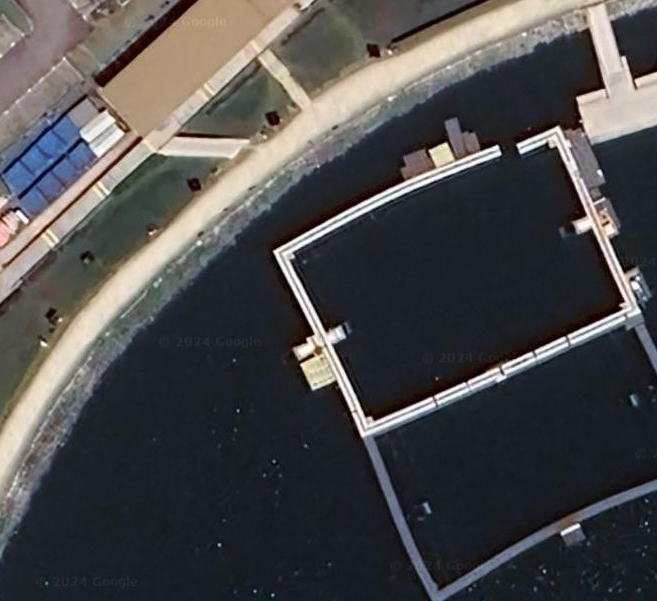
#> input picture plots/aerialbot-2024-02-11T17.00.57-downward-1.319335,103.737142-2000x2000m-z20.jpg, 657 x 601 px, found by its file name
$ jupyter execute --allow-errors alignmentError.ipynb
#> lines starting #> are read from the running program, lines starting #| are printed output that depends on the picture
### algorithms/plot_map.py
import matplotlib.pyplot as plt
import matplotlib.patheffects as pe
import numpy as np
import os
import PIL.Image as Image
import math

import algorithms.flight_attributes as FlightAttributes
from algorithms.alignment_error import correlation_coefficient

# [15 lines left out: function fancy_coord, not called in this run]

class PlotMap:
    # [36 lines left out: functions __init__, get_ticks, not called in this run]

    def buffer(self,linewidth):
        return [pe.withStroke(linewidth=linewidth, foreground="white")]

    # [109 lines left out: functions get_compass_location, get_scale_bar_location, add_ticks, add_compass, add_scale_bar, add_wql_points and 1 more, not called in this run]


### algorithms/georeferencing.py
import cameratransform as ct
import numpy as np
import pandas as pd
import os
import rasterio
from osgeo import gdal
from PIL import Image
import glob
import contextlib
import pickle
from math import ceil
import cv2
import matplotlib.pyplot as plt
import algorithms.plot_map as plot_map
import algorithms.flight_attributes as FlightAttributes
import algorithms.select_GPS as SelectGPS
from algorithms.plot_map import PlotMap
from algorithms.alignment_error import correlation_coefficient

# [109 lines left out: functions directGeoreferencing_rasterio, directGeoreferencing_gdal, makeGif, not called in this run]

class BatchCorrect:
    # [205 lines left out: functions __init__, save_data, get_distance_interpolation, get_time_interpolation, shift_coord, time_delay and 5 more, not called in this run]

class GeoreferenceRaster:
    # [93 lines left out: functions __init__, get_UAV_res, resize_canvas, get_row_col_index, georeference_UAV, plot, not called in this run]

class MosaicSeadron:
    """ MosaicSeadron georeferencing method"""
    # [75 lines left out: functions __init__, get_cam, get_gcps, get_geotransform, not called in this run]

    def get_affine_transform(self):
        return rasterio.transform.from_gcps(self.get_gcps())

    # [64 lines left out: functions georeference, get_MosaicSeadron_geotransform_list, not called in this run]

### alignmentError.ipynb
[cell 1]
import importlib
import micasense.capture
import cv2
import os, glob
import json
import pickle #This library will maintain the format as well
from osgeo import gdal,osr
import matplotlib.pyplot as plt
import matplotlib.patches as patches
import matplotlib.patheffects as pe
import numpy as np
import pandas as pd
import PIL.Image as Image
import datetime
from math import ceil
from tqdm import tqdm
import re
from PIL import Image
import contextlib

import cameratransform as ct
import rasterio

import algorithms.flight_attributes
import algorithms.validate_algorithm
import algorithms.select_GPS as SelectGPS
import algorithms.georeferencing
import algorithms.alignment_error
import algorithms.plot_map
import algorithms.mutils as mutils

importlib.reload(algorithms.flight_attributes)
importlib.reload(algorithms.georeferencing)
importlib.reload(algorithms.alignment_error)
importlib.reload(algorithms.plot_map)

import algorithms.flight_attributes as FlightAttributes
import algorithms.georeferencing as georeferencing
import algorithms.alignment_error as alignment_error
import algorithms.plot_map as plot_map

# README

This python notebook assesses the accuracy of direct-georeferencing and orthomosaicked image by comparing it with a reference map (high-resolution satellite imagery obtained from google map tiles). Specifically, to assess the similarity between the reference map and the UAV imagery, the cosine similarity is used.

This also allows quick preview of the quality of the orthomosaic and the accuracy of the direct-georeferencing against the ground truth.

To obtain a high-resolution satellite imagery obtained from google map tiles given known corner coordinates, refer to the instructions in [pakhuiying/aerialbot](https://github.com/pakhuiying/aerialbot), which is forked from [doersino/aerialbot](https://github.com/doersino/aerialbot).

**Sensor used**: MicaSense's 10-Band Dual Camera System

# Plot High-resolution Satellite Imagery

[cell 2]
# Import high-resolution satellite imagery obtained from google tile
canvas = np.asarray(Image.open(r"plots\aerialbot-2024-02-11T17.00.57-downward-1.319335,103.737142-2000x2000m-z20.jpg"))
#> canvas is the input picture: shape (601, 657, 3); mean R, G, B 74.9, 74.1, 75.3
sw_point = (1.319000, 103.736650)
ne_point = (1.319806, 103.737532)
PM = plot_map.PlotMap(ne_point,sw_point,canvas)
PM.plot()
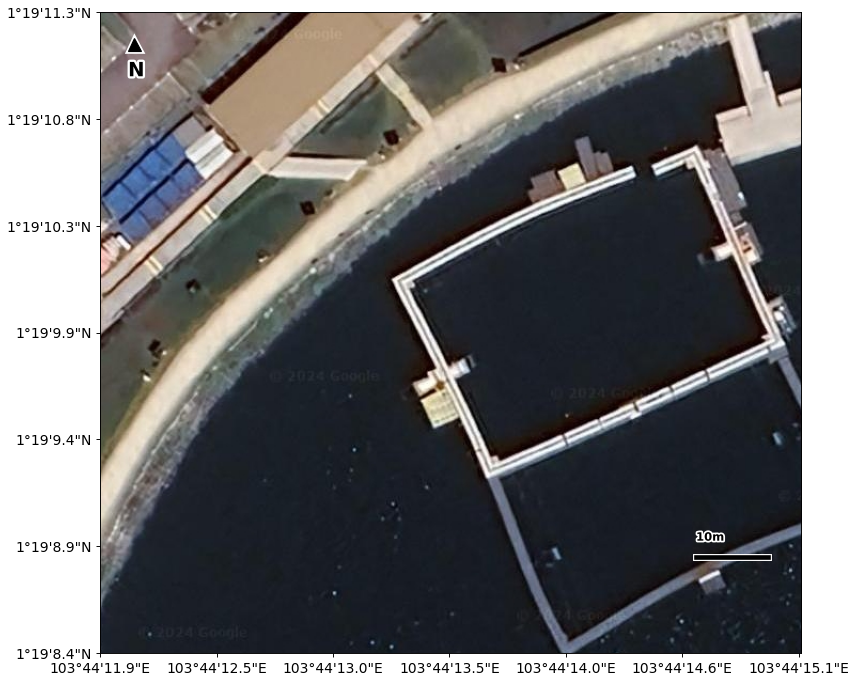
#> figure drawn by matplotlib, 1 panel

# Import data

[cell 3]
# directory which contains the raw images, band-aligned images, rgb thumbnails, metadata
imagePath = r"D:\EPMC_flight\pandanRes\00angle_15H_50overlap"

# directory which contains raw images
rawImagePath = os.path.join(imagePath,'RawImg') # We created a new folder called RawImg to store all the raw images here

# file that contains the metadata of each captures
flightAttributesPath = os.path.join(imagePath,'flight_attributes','flight_attributes.csv')

# import metadata as a pandas dataframe
if os.path.exists(flightAttributesPath):
    log = pd.read_csv(flightAttributesPath)
#> (the rest of this cell did not finish here and is left out)

## Helper functions to modify the metadata

Custom functions to define whether the image mosaicking should use the yaw readings or the UAV heading

[cell 4]
# [18 lines left out: functions modify_df, modify_df_yaw, not called in this run]

#> (a cell that did not finish here is left out)

#> (a cell that did not finish here is left out)

# Plot UAV imagery on-top of reference map (without correction)

#> (a cell that did not finish here is left out)

# Batch process images

[cell 8]
rootDir = r"D:\EPMC_flight\pandanRes"
#> (the rest of this cell did not finish here and is left out)

## Image alignment using time delay correction
- attempts various corrections on flight altitude (e.g. if the water body is at a lower altitude than the take off point of drone)
- attempts different time delay correction

#> (a cell that did not finish here is left out)

BC.main_timeDelay(modify_df,ne_point,sw_point,canvas, calculate_correlation=True)

## Image alignment using coordinate shift
- attempts various corrections on flight altitude (e.g. if the water body is at a lower altitude than the take off point of drone)
- attempts different coordinate shift correction

#> (a cell that did not finish here is left out)


$ run again, with plots/GCPs.jpeg copied over plots/aerialbot-2024-02-11T17.00.57-downward-1.319335,103.737142-2000x2000m-z20.jpg
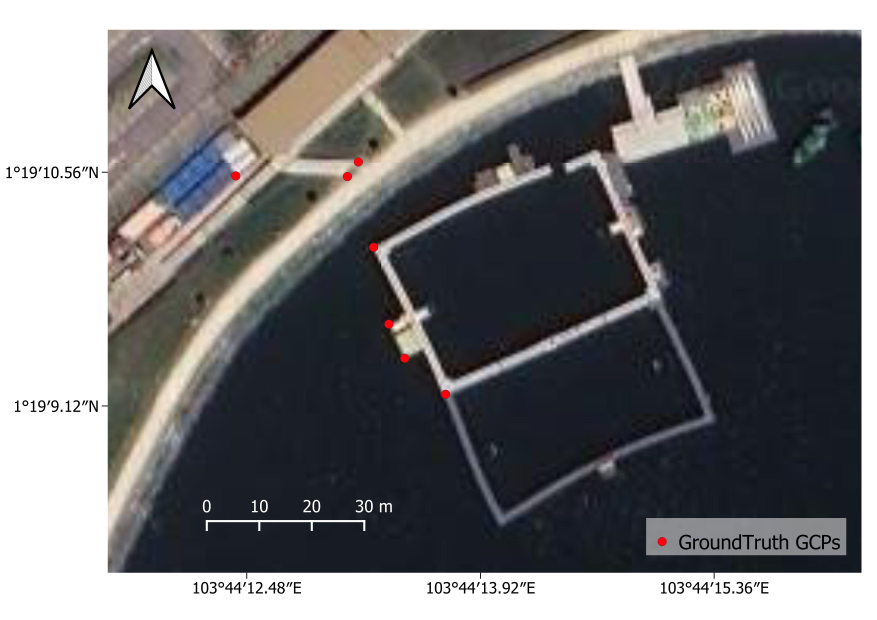
#> input picture plots/GCPs.jpeg, 3507 x 2480 px, found by its file name (shown at 1/4 size)
#> canvas is the input picture: shape (2480, 3507, 3); mean R, G, B 114.7, 114.2, 115.9
#> `[cell 2] # Import high-resolution satellite imagery obtained from goog..`:
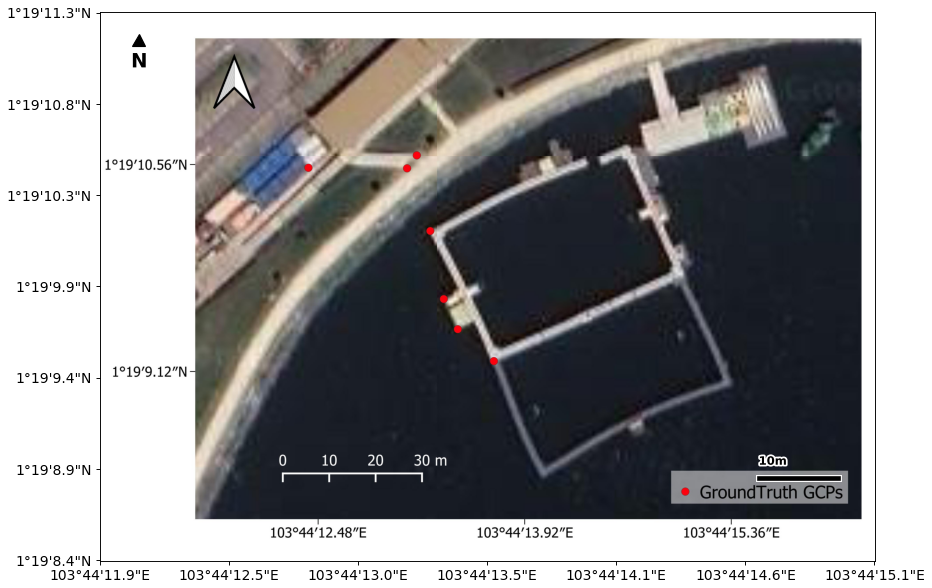
#> figure drawn by matplotlib, 1 panel

$ run again, with plots/camera parameters.png saved as plots/aerialbot-2024-02-11T17.00.57-downward-1.319335,103.737142-2000x2000m-z20.jpg
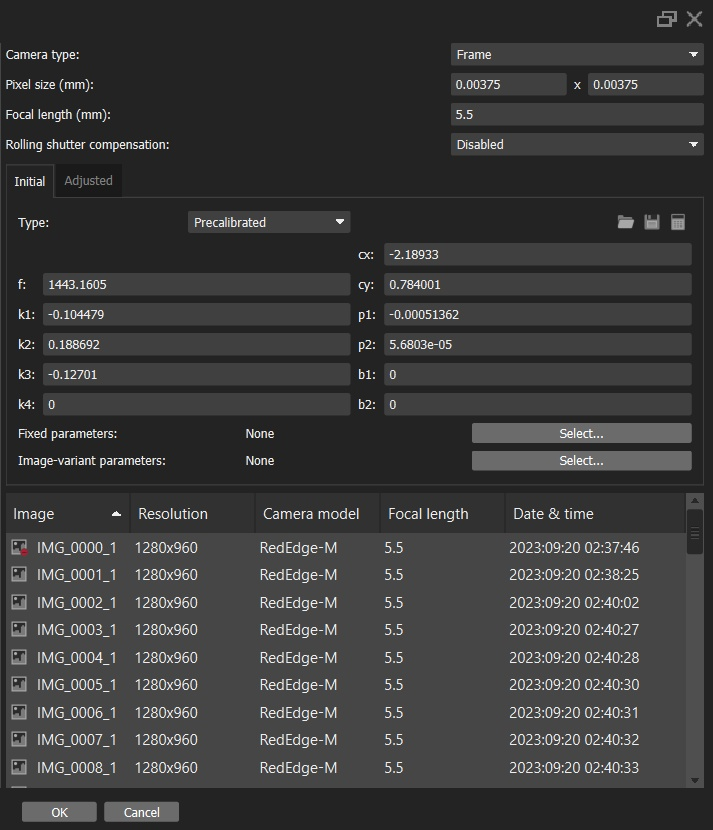
#> input picture plots/camera parameters.png, 713 x 830 px, found by its file name
#> canvas is the input picture: shape (830, 713, 3); mean R, G, B 58.2, 58.2, 58.2
#> `[cell 2] # Import high-resolution satellite imagery obtained from goog..`:
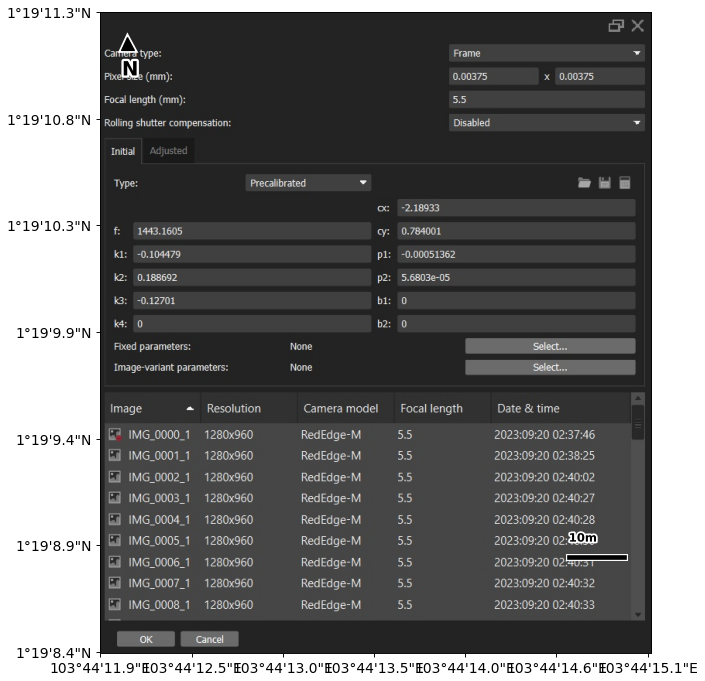
#> figure drawn by matplotlib, 1 panel
